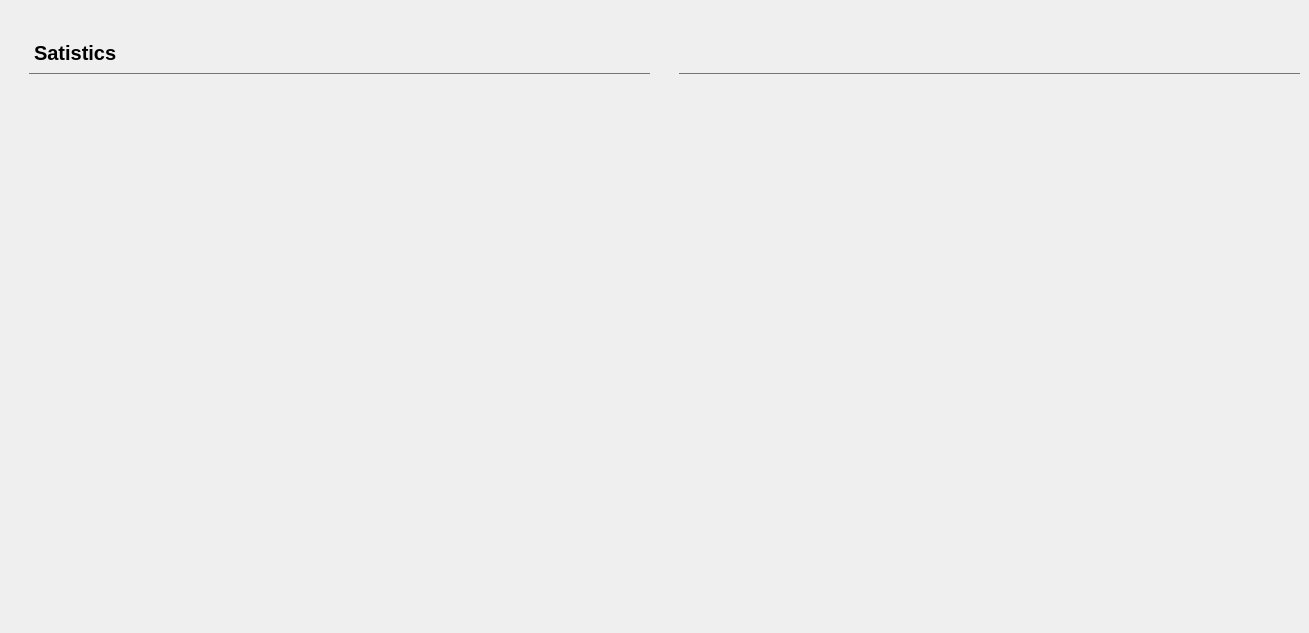
     <widget class="QWidget" name="reservation_tab2">
      <attribute name="title">
       <string>Satistics</string>
      </attribute>
      <widget class="QWidget" name="reservation_statistic2" native="true">
       <property name="geometry">
        <rect>
         <x>679</x>
         <y>33</y>
         <width>621</width>
         <height>591</height>
        </rect>
       </property>
       <property name="sizeIncrement">
        <size>
         <width>1200</width>
         <height>1200</height>
        </size>
       </property>
       <property name="styleSheet">
        <string notr="true">border-radius:12px;</string>
       </property>
       <widget class="QLabel" name="label_25">
        <property name="geometry">
         <rect>
          <x>0</x>
          <y>0</y>
          <width>621</width>
          <height>41</height>
         </rect>
        </property>
        <property name="styleSheet">
         <string notr="true">background:transparent;
border-radius:0px;
font-size:20px;
font-weight:700;
border-bottom:1px solid #6563FF;</string>
        </property>
        <property name="text">
         <string/>
        </property>
       </widget>
       <widget class="QFrame" name="piechart_reservation">
        <property name="geometry">
         <rect>
          <x>40</x>
          <y>110</y>
          <width>581</width>
          <height>481</height>
         </rect>
        </property>
        <property name="frameShape">
         <enum>QFrame::StyledPanel</enum>
        </property>
        <property name="frameShadow">
         <enum>QFrame::Raised</enum>
        </property>
       </widget>
      </widget>
      <widget class="QWidget" name="reservation_statistic1" native="true">
       <property name="geometry">
        <rect>
         <x>29</x>
         <y>33</y>
         <width>621</width>
         <height>591</height>
        </rect>
       </property>
       <property name="sizeIncrement">
        <size>
         <width>1200</width>
         <height>1200</height>
        </size>
       </property>
       <property name="styleSheet">
        <string notr="true">border-radius:12px;</string>
       </property>
       <widget class="QLabel" name="label_21">
        <property name="geometry">
         <rect>
          <x>0</x>
          <y>0</y>
          <width>621</width>
          <height>41</height>
         </rect>
        </property>
        <property name="styleSheet">
         <string notr="true">background:transparent;
border-radius:0px;
font-size:20px;
font-weight:700;
border-bottom:1px solid #6563FF;</string>
        </property>
        <property name="text">
         <string>Satistics</string>
        </property>
       </widget>
       <widget class="QFrame" name="chart_reservation">
        <property name="geometry">
         <rect>
          <x>30</x>
          <y>110</y>
          <width>551</width>
          <height>481</height>
         </rect>
        </property>
        <property name="frameShape">
         <enum>QFrame::StyledPanel</enum>
        </property>
        <property name="frameShadow">
         <enum>QFrame::Raised</enum>
        </property>
       </widget>
      </widget>
     </widget>
